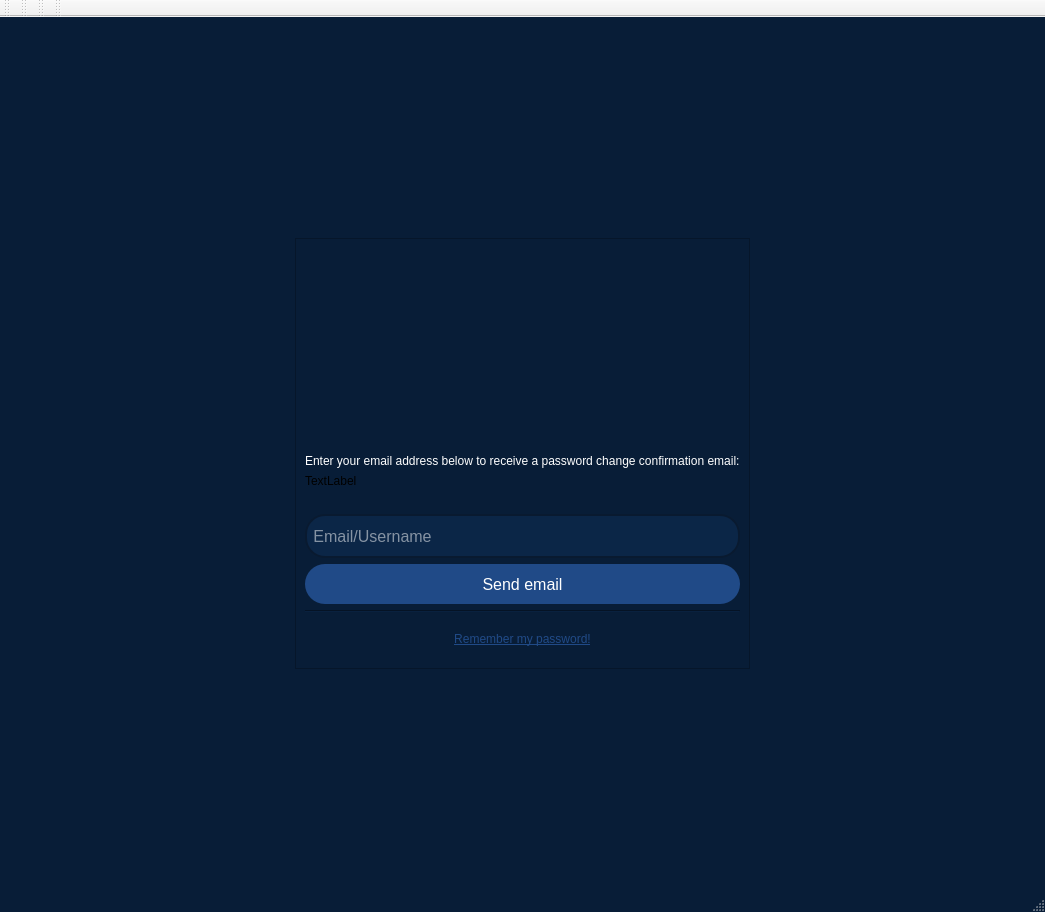
<?xml version="1.0" encoding="UTF-8"?>
<ui version="4.0">
 <class>New_Dawn</class>
 <widget class="QMainWindow" name="New_Dawn">
  <property name="geometry">
   <rect>
    <x>0</x>
    <y>0</y>
    <width>1045</width>
    <height>912</height>
   </rect>
  </property>
  <property name="minimumSize">
   <size>
    <width>301</width>
    <height>300</height>
   </size>
  </property>
  <property name="font">
   <font>
    <pointsize>12</pointsize>
   </font>
  </property>
  <property name="windowTitle">
   <string>New_Dawn</string>
  </property>
  <property name="layoutDirection">
   <enum>Qt::LeftToRight</enum>
  </property>
  <property name="styleSheet">
   <string notr="true">QMainWindow{
	background-color: rgb(8, 29, 55);
}</string>
  </property>
  <widget class="QWidget" name="centralwidget">
   <property name="sizePolicy">
    <sizepolicy hsizetype="Minimum" vsizetype="Minimum">
     <horstretch>0</horstretch>
     <verstretch>0</verstretch>
    </sizepolicy>
   </property>
   <property name="font">
    <font>
     <pointsize>12</pointsize>
    </font>
   </property>
   <property name="layoutDirection">
    <enum>Qt::LeftToRight</enum>
   </property>
   <property name="styleSheet">
    <string notr="true">QWidget{
	background-color: rgb(8, 29, 55);

}

QLineEdit{
min-height: 40px;
border: 2px solid rgb(9, 26, 48);
border-radius: 20px ;
color: #FFF;
background-color: rgb(11, 38, 71);
}

QLineEdit:hover{
border: 2px solid rgb(14, 47, 88);
background-color: rgb(14, 47, 88);
}

QLineEdit:focus{
border: 2px solid rgb(114, 159, 207);
background-color: rgb(14, 47, 88);
}


QPushButton{
min-height: 40px;
border-radius: 20px ;
background-color: rgb(78, 154, 6); 
color: #fff;
}

QPushButton:clicked{
background-color: rgb(102, 189, 21);
}</string>
   </property>
   <layout class="QGridLayout" name="gridLayout">
    <item row="1" column="1">
     <widget class="QFrame" name="frame">
      <property name="sizePolicy">
       <sizepolicy hsizetype="MinimumExpanding" vsizetype="MinimumExpanding">
        <horstretch>0</horstretch>
        <verstretch>0</verstretch>
       </sizepolicy>
      </property>
      <property name="minimumSize">
       <size>
        <width>0</width>
        <height>0</height>
       </size>
      </property>
      <property name="maximumSize">
       <size>
        <width>600</width>
        <height>450</height>
       </size>
      </property>
      <property name="sizeIncrement">
       <size>
        <width>1</width>
        <height>2</height>
       </size>
      </property>
      <property name="font">
       <font>
        <pointsize>12</pointsize>
       </font>
      </property>
      <property name="layoutDirection">
       <enum>Qt::LeftToRight</enum>
      </property>
      <property name="frameShape">
       <enum>QFrame::StyledPanel</enum>
      </property>
      <property name="frameShadow">
       <enum>QFrame::Raised</enum>
      </property>
      <layout class="QVBoxLayout" name="verticalLayout">
       <item>
        <widget class="QLabel" name="logo">
         <property name="sizePolicy">
          <sizepolicy hsizetype="MinimumExpanding" vsizetype="MinimumExpanding">
           <horstretch>0</horstretch>
           <verstretch>0</verstretch>
          </sizepolicy>
         </property>
         <property name="minimumSize">
          <size>
           <width>200</width>
           <height>200</height>
          </size>
         </property>
         <property name="text">
          <string/>
         </property>
         <property name="pixmap">
          <pixmap resource="logo.qrc">:/newPrefix/newdawn.png</pixmap>
         </property>
         <property name="scaledContents">
          <bool>true</bool>
         </property>
        </widget>
       </item>
       <item>
        <widget class="QLabel" name="label_2">
         <property name="styleSheet">
          <string notr="true">QLabel{
	color: rgb(255, 255, 255);
}</string>
         </property>
         <property name="text">
          <string>Enter your email address below to receive a password change confirmation email:</string>
         </property>
        </widget>
       </item>
       <item>
        <widget class="QLabel" name="label">
         <property name="text">
          <string>TextLabel</string>
         </property>
        </widget>
       </item>
       <item>
        <widget class="QLabel" name="error">
         <property name="styleSheet">
          <string notr="true">QLabel{
	color:rgb(179, 51, 51)
}</string>
         </property>
         <property name="inputMethodHints">
          <set>Qt::ImhNone</set>
         </property>
         <property name="text">
          <string/>
         </property>
         <property name="textInteractionFlags">
          <set>Qt::NoTextInteraction</set>
         </property>
        </widget>
       </item>
       <item>
        <widget class="QLineEdit" name="email">
         <property name="sizePolicy">
          <sizepolicy hsizetype="Expanding" vsizetype="Expanding">
           <horstretch>0</horstretch>
           <verstretch>0</verstretch>
          </sizepolicy>
         </property>
         <property name="maximumSize">
          <size>
           <width>16777215</width>
           <height>16777215</height>
          </size>
         </property>
         <property name="font">
          <font>
           <pointsize>12</pointsize>
          </font>
         </property>
         <property name="styleSheet">
          <string notr="true">QLineEdit{
border: 2px solid rgb(9, 26, 48);
border-radius: 20px;
color: #FFF;
background-color: rgb(11, 38, 71);
}

QLineEdit:hover{
border: 2px solid rgb(14, 47, 88);
background-color: rgb(14, 47, 88);
}

QLineEdit:focus{
border: 2px solid rgb(114, 159, 207);
background-color: rgb(14, 47, 88);
}</string>
         </property>
         <property name="text">
          <string/>
         </property>
         <property name="placeholderText">
          <string> Email/Username</string>
         </property>
        </widget>
       </item>
       <item>
        <widget class="QPushButton" name="signin">
         <property name="sizePolicy">
          <sizepolicy hsizetype="MinimumExpanding" vsizetype="MinimumExpanding">
           <horstretch>0</horstretch>
           <verstretch>0</verstretch>
          </sizepolicy>
         </property>
         <property name="minimumSize">
          <size>
           <width>260</width>
           <height>40</height>
          </size>
         </property>
         <property name="maximumSize">
          <size>
           <width>16777215</width>
           <height>16777215</height>
          </size>
         </property>
         <property name="font">
          <font>
           <pointsize>12</pointsize>
          </font>
         </property>
         <property name="cursor">
          <cursorShape>PointingHandCursor</cursorShape>
         </property>
         <property name="styleSheet">
          <string notr="true">QPushButton{
background-color: rgb(32, 74, 135);
color: #fff;
}

QPushButton:clicked{
background-color: rgb(40, 93, 168);

}</string>
         </property>
         <property name="text">
          <string>Send email</string>
         </property>
        </widget>
       </item>
       <item>
        <widget class="Line" name="line">
         <property name="sizePolicy">
          <sizepolicy hsizetype="Expanding" vsizetype="Expanding">
           <horstretch>0</horstretch>
           <verstretch>0</verstretch>
          </sizepolicy>
         </property>
         <property name="maximumSize">
          <size>
           <width>16777215</width>
           <height>16777215</height>
          </size>
         </property>
         <property name="layoutDirection">
          <enum>Qt::LeftToRight</enum>
         </property>
         <property name="orientation">
          <enum>Qt::Horizontal</enum>
         </property>
        </widget>
       </item>
       <item>
        <widget class="QPushButton" name="forgot">
         <property name="styleSheet">
          <string notr="true">QPushButton{
font: 10pt &quot;Ubuntu&quot;;
background-color: rgb(8, 29, 55);
color: rgb(32, 74, 135);
text-decoration: underline;
}</string>
         </property>
         <property name="text">
          <string>Remember my password!</string>
         </property>
         <property name="flat">
          <bool>true</bool>
         </property>
        </widget>
       </item>
      </layout>
     </widget>
    </item>
    <item row="1" column="2">
     <spacer name="horizontalSpacer_2">
      <property name="orientation">
       <enum>Qt::Horizontal</enum>
      </property>
      <property name="sizeHint" stdset="0">
       <size>
        <width>40</width>
        <height>20</height>
       </size>
      </property>
     </spacer>
    </item>
    <item row="2" column="1">
     <spacer name="verticalSpacer">
      <property name="orientation">
       <enum>Qt::Vertical</enum>
      </property>
      <property name="sizeHint" stdset="0">
       <size>
        <width>20</width>
        <height>40</height>
       </size>
      </property>
     </spacer>
    </item>
    <item row="0" column="1">
     <spacer name="verticalSpacer_2">
      <property name="orientation">
       <enum>Qt::Vertical</enum>
      </property>
      <property name="sizeHint" stdset="0">
       <size>
        <width>20</width>
        <height>40</height>
       </size>
      </property>
     </spacer>
    </item>
    <item row="1" column="0">
     <spacer name="horizontalSpacer">
      <property name="orientation">
       <enum>Qt::Horizontal</enum>
      </property>
      <property name="sizeHint" stdset="0">
       <size>
        <width>40</width>
        <height>20</height>
       </size>
      </property>
     </spacer>
    </item>
   </layout>
  </widget>
  <widget class="QMenuBar" name="menubar">
   <property name="geometry">
    <rect>
     <x>0</x>
     <y>0</y>
     <width>1045</width>
     <height>22</height>
    </rect>
   </property>
  </widget>
  <widget class="QStatusBar" name="statusbar"/>
  <widget class="QToolBar" name="toolBar">
   <property name="windowTitle">
    <string>toolBar</string>
   </property>
   <attribute name="toolBarArea">
    <enum>TopToolBarArea</enum>
   </attribute>
   <attribute name="toolBarBreak">
    <bool>false</bool>
   </attribute>
  </widget>
  <widget class="QToolBar" name="toolBar_2">
   <property name="windowTitle">
    <string>toolBar_2</string>
   </property>
   <attribute name="toolBarArea">
    <enum>TopToolBarArea</enum>
   </attribute>
   <attribute name="toolBarBreak">
    <bool>false</bool>
   </attribute>
  </widget>
  <widget class="QToolBar" name="toolBar_3">
   <property name="windowTitle">
    <string>toolBar_3</string>
   </property>
   <attribute name="toolBarArea">
    <enum>TopToolBarArea</enum>
   </attribute>
   <attribute name="toolBarBreak">
    <bool>false</bool>
   </attribute>
  </widget>
  <widget class="QToolBar" name="toolBar_4">
   <property name="windowTitle">
    <string>toolBar_4</string>
   </property>
   <attribute name="toolBarArea">
    <enum>TopToolBarArea</enum>
   </attribute>
   <attribute name="toolBarBreak">
    <bool>false</bool>
   </attribute>
  </widget>
 </widget>
 <resources>
  <include location="logo.qrc"/>
 </resources>
 <connections/>
</ui>
